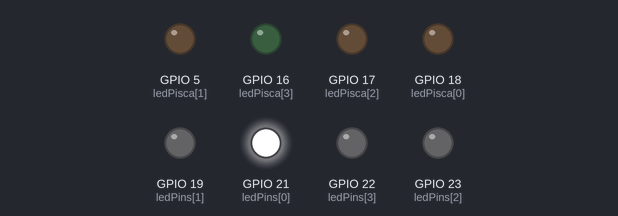
The sketch below on a simulated ESP32. Parts: output pins drawn as LEDs (lit = HIGH).

Above: at 0.6 s.
At 1.8 s:
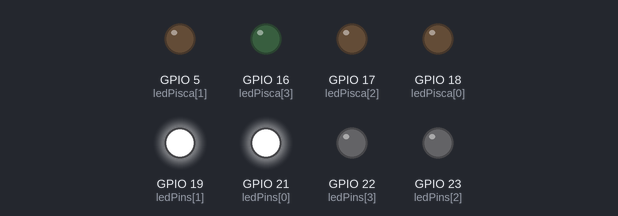
At 3.1 s:
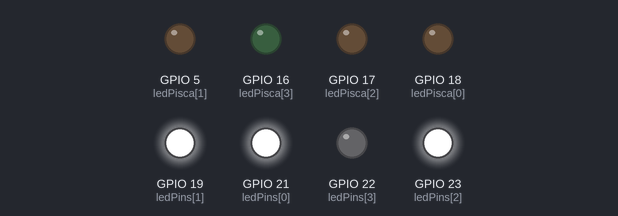
At 4.3 s:
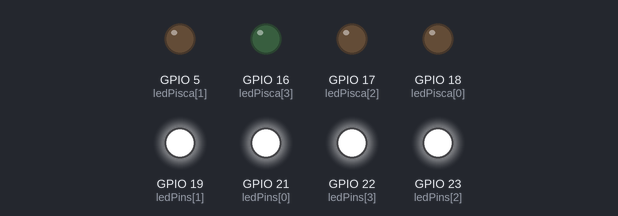
At 5.56 s:
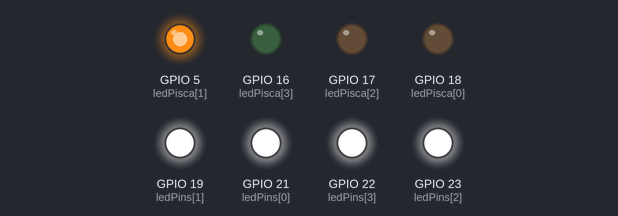
At 7.2 s:
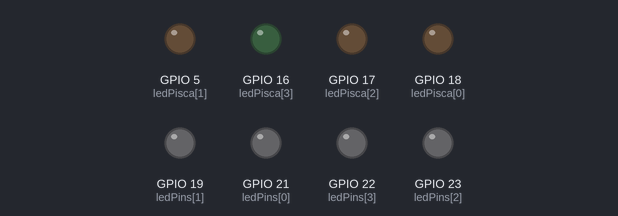
Timing chart, 0 to 10.4 s (numbered marks = the images above):
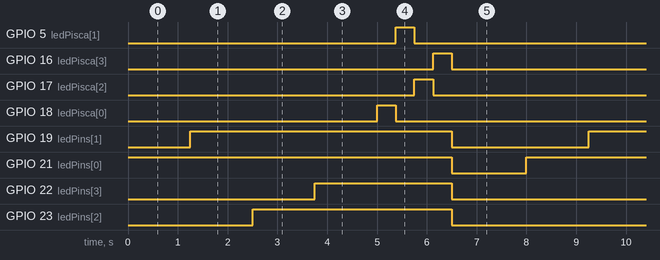

The sketch:

sketch.ino
```cpp
const int ledPins [] = {21, 19, 23, 22};
const int numLeds = sizeof(ledPins) / sizeof(ledPins[0]);
const int espera = 1250;
const int apagar = 1500;

const int ledPisca [] = {18, 5, 17, 16};
const int numPisca = sizeof(ledPisca) / sizeof(ledPisca[0]);
const int wait = 375;

void setup() {
  for(int i = 0; i < numLeds; i++){
    pinMode(ledPins[i], OUTPUT);

  for(int b = 0; b < numPisca; b++){
  pinMode(ledPisca[b], OUTPUT);
  }
  }
}

void loop() {
  for(int i = 0; i< numLeds; i++){
    digitalWrite(ledPins[i], HIGH);
    delay(espera);
    }
    for(int b = 0; b< numPisca; b++){
    digitalWrite(ledPisca[b], HIGH);
    delay(wait);
    for(int b = 0; b< numPisca; b++)
    digitalWrite(ledPisca[b], LOW);
    }
    for(int i = 0; i< numLeds; i++){
    digitalWrite(ledPins[i], LOW);
    }
    delay(apagar);
}
```

Measured:
- by itself, GPIO 5 (ledPisca[1]), GPIO 16 (ledPisca[3]), GPIO 17 (ledPisca[2]), GPIO 18 (ledPisca[0]): alternates HIGH for 0.38 s and LOW for 7.6 s
- by itself, GPIO 19 (ledPins[1]): alternates HIGH for 5.3 s and LOW for 2.8 s
- by itself, GPIO 21 (ledPins[0]): alternates HIGH for 6.5 s and LOW for 1.5 s
- by itself, GPIO 22 (ledPins[3]): alternates HIGH for 2.8 s and LOW for 5.3 s
- by itself, GPIO 23 (ledPins[2]): alternates HIGH for 4.0 s and LOW for 4.0 s
